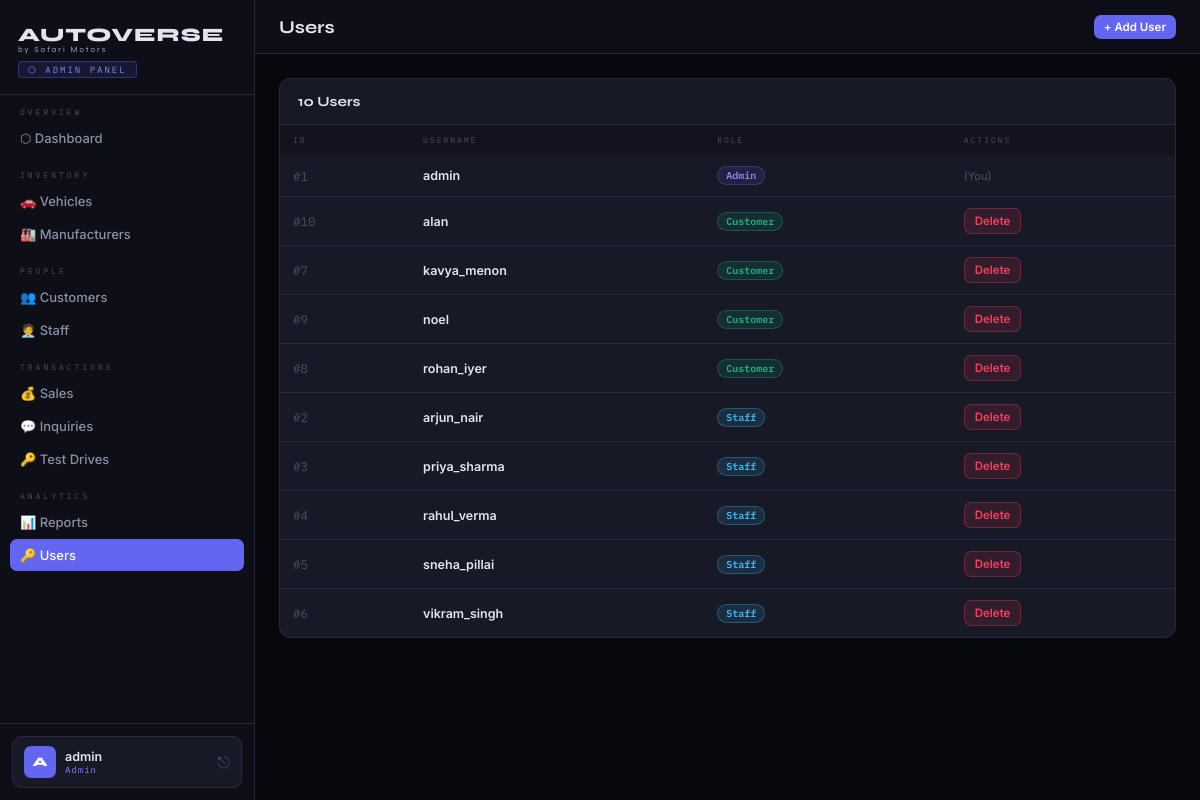
Screenshot of /admin/users (signed in) with the database file from the repository.
### tables this page shows
CREATE TABLE Users (
            user_id INTEGER PRIMARY KEY AUTOINCREMENT,
            username TEXT UNIQUE NOT NULL,
            password TEXT NOT NULL,
            role TEXT NOT NULL CHECK(role IN ('admin','staff','customer'))
        );

### app.py (the view)
@app.route('/admin/users')
@login_required
@role_required('admin')
def admin_users():
    db = get_db()
    rows = db.execute("SELECT * FROM Users ORDER BY role, username").fetchall()
    db.close()
    return render_template('admin/users.html', users=rows)

### app.py (called while the page is built)
def login_required(f):
    @wraps(f)
    def decorated(*args, **kwargs):
        if 'user_id' not in session:
            flash('Please log in to continue.', 'warning')
            return redirect(url_for('login'))
        return f(*args, **kwargs)
    return decorated

def role_required(*roles):
    def decorator(f):
        @wraps(f)
        def decorated(*args, **kwargs):
            if session.get('role') not in roles:
                flash('Access denied.', 'danger')
                return redirect(url_for('dashboard'))
            return f(*args, **kwargs)
        return decorated
    return decorator

### database.py (called while the page is built)
def get_db():
    conn = sqlite3.connect(DB_PATH)
    conn.row_factory = sqlite3.Row
    conn.execute("PRAGMA foreign_keys = ON")
    return conn

### templates/admin/users.html
{% extends 'admin/base.html' %}
{% block page_title %}Users{% endblock %}
{% block topbar_actions %}<a href="{{ url_for('admin_add_user') }}" class="btn btn-primary btn-sm">+ Add User</a>{% endblock %}
{% block content %}
<div class="card"><div class="card-hdr"><span class="card-title">{{ users|length }} Users</span></div>
<div class="tw"><table><thead><tr><th>ID</th><th>Username</th><th>Role</th><th>Actions</th></tr></thead><tbody>
{% for u in users %}
<tr><td class="mono text-muted">#{{u.user_id}}</td><td class="td-main">{{u.username}}</td><td><span class="badge b-{{u.role}}">{{u.role}}</span></td>
<td>{% if u.user_id != session.user_id %}<form method="POST" action="{{ url_for('admin_delete_user',id=u.user_id) }}" onsubmit="return confirm('Delete user?')"><button class="btn btn-danger btn-sm">Delete</button></form>{% else %}<span class="text-muted" style="font-size:11px;">(You)</span>{% endif %}</td></tr>
{% endfor %}</tbody></table></div></div>
{% endblock %}

### templates/admin/base.html (style rules this page uses)
:root { --bg:#07080d;--bg2:#0d0e16;--bg3:#12131e;--surface:#181926;--s2:#1e2030;--border:#272840;--accent:#6366f1;--a2:#818cf8;--red:#f43f5e;--gold:#f59e0b;--green:#10b981;--blue:#38bdf8;--text:#e2e4f0;--t2:#8b8fa8;--t3:#4b4e68;--sw:255px; }
* { margin:0;padding:0;box-sizing:border-box; }
body { font-family:'Inter',sans-serif;background:var(--bg);color:var(--text);min-height:100vh;display:flex; }
.card { background:var(--surface);border:1px solid var(--border);border-radius:11px;overflow:hidden; }
.card-hdr { padding:14px 18px;border-bottom:1px solid var(--border);display:flex;align-items:center;justify-content:space-between;gap:10px; }
.card-title { font-family:'Syne',sans-serif;font-size:14px;font-weight:700; }
.tw { overflow-x:auto; }
table { width:100%;border-collapse:collapse;font-size:12.5px; }
thead tr { background:var(--bg3); }
th { padding:10px 13px;text-align:left;font-size:8px;letter-spacing:2px;text-transform:uppercase;color:var(--t3);font-family:'IBM Plex Mono',monospace;font-weight:400;white-space:nowrap; }
td { padding:11px 13px;border-bottom:1px solid var(--border);color:var(--t2);vertical-align:middle; }
tr:last-child td { border-bottom:none; }
.td-main { color:var(--text);font-weight:600; }
.badge { display:inline-flex;align-items:center;padding:2px 8px;border-radius:20px;font-size:10px;font-weight:600;text-transform:capitalize;font-family:'IBM Plex Mono',monospace; }
.b-admin { background:rgba(99,102,241,0.13);color:var(--a2);border:1px solid rgba(99,102,241,0.3); }
.b-staff { background:rgba(56,189,248,0.13);color:var(--blue);border:1px solid rgba(56,189,248,0.3); }
.b-customer { background:rgba(16,185,129,0.13);color:var(--green);border:1px solid rgba(16,185,129,0.3); }
.btn { display:inline-flex;align-items:center;gap:5px;padding:7px 14px;border-radius:7px;border:none;cursor:pointer;font-family:'Inter',sans-serif;font-size:12.5px;font-weight:600;transition:all 0.15s;text-decoration:none;white-space:nowrap; }
.btn-primary { background:var(--accent);color:#fff; }
.btn-danger { background:rgba(244,63,94,0.12);color:var(--red);border:1px solid rgba(244,63,94,0.3); }
.btn-sm { padding:5px 10px;font-size:11.5px; }
.mono { font-family:'IBM Plex Mono',monospace; }
.text-muted { color:var(--t3); }

### rows the page displays
Users: user_id "1", username "admin", role "Admin", shows "(You)"
Users: user_id "10", username "alan", role "Customer"
Users: user_id "7", username "kavya_menon", role "Customer"
Users: user_id "9", username "noel", role "Customer"
Users: user_id "8", username "rohan_iyer", role "Customer"
Users: user_id "2", username "arjun_nair", role "Staff"
Users: user_id "3", username "priya_sharma", role "Staff"
Users: user_id "4", username "rahul_verma", role "Staff"
Users: user_id "5", username "sneha_pillai", role "Staff"
Users: user_id "6", username "vikram_singh", role "Staff"

### other values shown
{{ session.username[0].upper() }} "A"
{{ session.username }} "admin"
{{ users|length }} "10"
